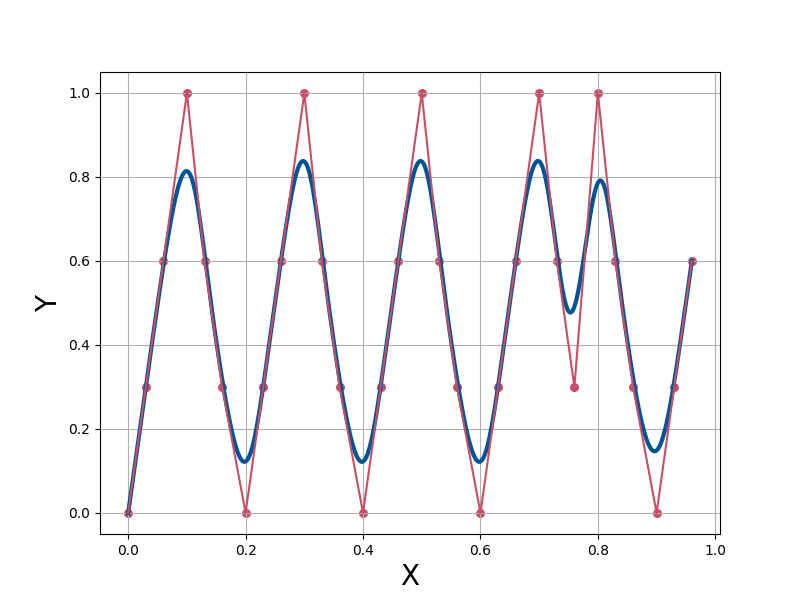

This figure's Python source:
# import numpy as np
# import plotly.graph_objects as go
# from scipy.interpolate import BSpline

# # Degree=5的knots和控制点
# knots = [0, 0, 0, 0, 0, 
#          0.0385, 0.0769, 0.1154, 0.1538, 0.1923, 0.2308, 0.2692, 0.3077, 0.3462, 0.3846,
#          0.4231, 0.4615, 0.5, 0.5385, 0.5769, 0.6154, 0.6538, 0.6923, 0.7308, 0.7692,
#          0.8077, 0.8462, 0.8846, 0.9231, 0.9615,
#          1, 1, 1, 1, 1]  # 尾部节点 (p+1)

# control_points = [
#     [0.0, 0.0],
#     [0.03, 0.3],
#     [0.06, 0.6],
#     [0.1, 1.0],
#     [0.13, 0.6],
#     [0.16, 0.3],
#     [0.2, 0.0],
#     [0.23, 0.3],
#     [0.26, 0.6],
#     [0.3, 1.0],
#     [0.33, 0.6],
#     [0.36, 0.3],
#     [0.4, 0.0],
#     [0.43, 0.3],
#     [0.46, 0.6],
#     [0.5, 1.0],
#     [0.53, 0.6],
#     [0.56, 0.3],
#     [0.6, 0.0],
#     [0.63, 0.3],
#     [0.66, 0.6],
#     [0.7, 1.0],
#     [0.73, 0.6],
#     [0.76, 0.3],
#     [0.8, 1.0],
#     [0.83, 0.6],
#     [0.86, 0.3],
#     [0.9, 0.0],
#     [0.93, 0.3],
#     [0.96, 0.6]
# ]

# # Degree 5 B-Spline曲线
# degree = 4
# spl = BSpline(knots, control_points, degree)

# # 在[0, 1]区间内生成1000个样本点
# x_vals = np.linspace(0, 1, 1000)
# y_vals = spl(x_vals)

# # 使用 Plotly 创建 2D B-Spline 图形
# fig = go.Figure()

# # 添加 B-Spline 曲线
# fig.add_trace(go.Scatter(x=y_vals[:, 0], y=y_vals[:, 1], mode='lines', name='B-Spline Degree=4', line=dict(color='blue', width=2)))

# # 添加控制点
# control_points_x = [p[0] for p in control_points]
# control_points_y = [p[1] for p in control_points]
# fig.add_trace(go.Scatter(x=control_points_x, y=control_points_y, mode='markers', name='Control Points', marker=dict(color='red', size=8)))

# # 添加控制多边形
# fig.add_trace(go.Scatter(x=control_points_x, y=control_points_y, mode='lines', name='Control Polygon', line=dict(color='red', dash='dash')))

# # 更新布局以模拟 MATLAB 风格
# fig.update_layout(
#     # title="B-Spline Degree=4 in 2D",
#     xaxis_title="X",
#     yaxis_title="Y",
#     showlegend=True,
#     template="plotly_white",  # 选择简洁的白色模板
#     plot_bgcolor='white',  # 背景颜色为白色
#     xaxis=dict(showgrid=True, gridcolor='gray', zeroline=True),
#     yaxis=dict(showgrid=True, gridcolor='gray', zeroline=True)
# )

# # 保存图像为 PNG
# fig.write_image("hard_2D_4degree.png")
import numpy as np
import matplotlib.pyplot as plt
from scipy.interpolate import BSpline

# Degree=5的knots和控制点
knots = [0,0,0,0,0, 
        0.0385,0.0769,0.1154,0.1538,0.1923,0.2308,0.2692,0.3077,0.3462,0.3846,
        0.4231,0.4615,0.5,0.5385,0.5769,0.6154,0.6538,0.6923,0.7308,0.7692,
        0.8077,0.8462,0.8846,0.9231,0.9615,
        1,1,1,1,1]  # 尾部节点 (p+1)

control_points = [
        [0.0, 0.0],
    [0.03, 0.3],
    [0.06, 0.6],
    [0.1, 1.0],
    [0.13, 0.6],
    [0.16, 0.3],
    [0.2, 0.0],
    [0.23, 0.3],
    [0.26, 0.6],
    [0.3, 1.0],
    [0.33, 0.6],
    [0.36, 0.3],
    [0.4, 0.0],
    [0.43, 0.3],
    [0.46, 0.6],
    [0.5, 1.0],
    [0.53, 0.6],
    [0.56, 0.3],
    [0.6, 0.0],
    [0.63, 0.3],
    [0.66, 0.6],
    [0.7, 1.0],
    [0.73, 0.6],
    [0.76, 0.3],
    [0.8, 1.0],
    [0.83, 0.6],
    [0.86, 0.3],
    [0.9, 0.0],
    [0.93, 0.3],
    [0.96, 0.6]
]

print("Length of knots:", len(knots))
print("Shape of control_points:", np.array(control_points).shape)

# Degree 5 B-Spline曲线
degree = 4
spl = BSpline(knots, control_points, degree)

# 在[0, 1]区间内生成100个样本点
x_vals = np.linspace(0, 1, 1000)
y_vals = spl(x_vals)

# 绘制2D B-Spline曲线
plt.figure(figsize=(8, 6))

# 曲线
plt.plot(y_vals[:, 0], y_vals[:, 1], label="B-Spline Curve",color=(1/255, 84/255, 147/255), linewidth=3)
# 控制点
plt.scatter([p[0] for p in control_points], [p[1] for p in control_points], color=(201/255, 78/255, 101/255), s=30, label="Control Points",alpha=1)

# 绘制控制多边形
control_points_x = [p[0] for p in control_points]
control_points_y = [p[1] for p in control_points]
# plt.plot(control_points_x, control_points_y, 'r--', label="Control Polygon")  # 使用红色虚线表示控制多边形
plt.plot(control_points_x, control_points_y, color=(201/255, 78/255, 101/255), linestyle='-', linewidth=1.5, label="Control Polygon")

# plt.title("B-Spline Degree=5 in 2D")
plt.xlabel("X",fontsize=20)
plt.ylabel("Y",fontsize=20)
# plt.legend(fontsize=30)
plt.grid(True)
plt.show()

plt.savefig('hard_2D_4degree.pdf')